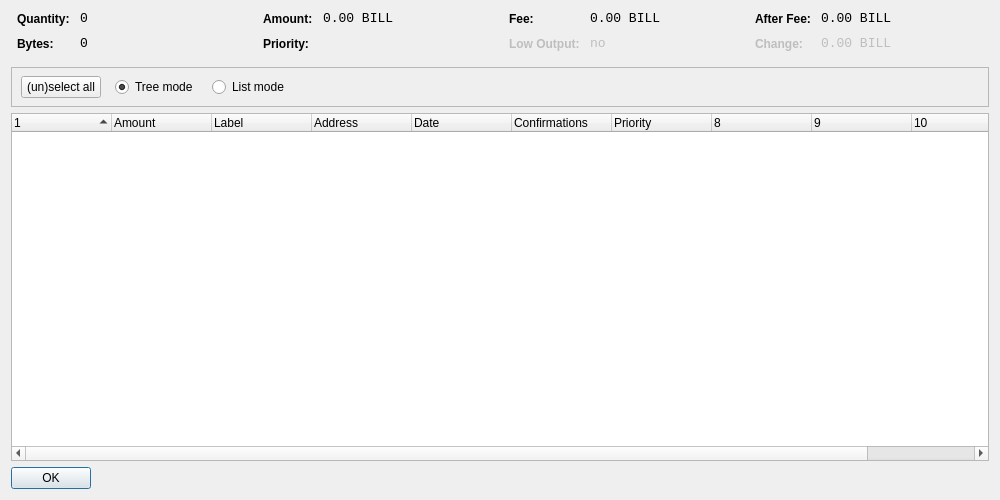
<?xml version="1.0" encoding="UTF-8"?>
<ui version="4.0">
 <class>CoinControlDialog</class>
 <widget class="QDialog" name="CoinControlDialog">
  <property name="geometry">
   <rect>
    <x>0</x>
    <y>0</y>
    <width>1000</width>
    <height>500</height>
   </rect>
  </property>
  <property name="windowTitle">
   <string>Coin Control</string>
  </property>
  <layout class="QVBoxLayout" name="verticalLayout">
   <item>
    <layout class="QHBoxLayout" name="horizontalLayoutTop" stretch="0,0,0,0">
     <property name="topMargin">
      <number>0</number>
     </property>
     <property name="bottomMargin">
      <number>10</number>
     </property>
     <item>
      <layout class="QFormLayout" name="formLayoutCoinControl1">
       <property name="horizontalSpacing">
        <number>10</number>
       </property>
       <property name="verticalSpacing">
        <number>10</number>
       </property>
       <property name="leftMargin">
        <number>6</number>
       </property>
       <property name="rightMargin">
        <number>6</number>
       </property>
       <item row="0" column="0">
        <widget class="QLabel" name="labelCoinControlQuantityText">
         <property name="styleSheet">
          <string notr="true">font-weight:bold;</string>
         </property>
         <property name="text">
          <string>Quantity:</string>
         </property>
        </widget>
       </item>
       <item row="0" column="1">
        <widget class="QLabel" name="labelCoinControlQuantity">
         <property name="font">
          <font>
           <family>Monospace</family>
           <pointsize>10</pointsize>
          </font>
         </property>
         <property name="cursor">
          <cursorShape>IBeamCursor</cursorShape>
         </property>
         <property name="contextMenuPolicy">
          <enum>Qt::ActionsContextMenu</enum>
         </property>
         <property name="text">
          <string notr="true">0</string>
         </property>
         <property name="textInteractionFlags">
          <set>Qt::LinksAccessibleByMouse|Qt::TextSelectableByKeyboard|Qt::TextSelectableByMouse</set>
         </property>
        </widget>
       </item>
       <item row="1" column="0">
        <widget class="QLabel" name="labelCoinControlBytesText">
         <property name="styleSheet">
          <string notr="true">font-weight:bold;</string>
         </property>
         <property name="text">
          <string>Bytes:</string>
         </property>
        </widget>
       </item>
       <item row="1" column="1">
        <widget class="QLabel" name="labelCoinControlBytes">
         <property name="font">
          <font>
           <family>Monospace</family>
           <pointsize>10</pointsize>
          </font>
         </property>
         <property name="cursor">
          <cursorShape>IBeamCursor</cursorShape>
         </property>
         <property name="contextMenuPolicy">
          <enum>Qt::ActionsContextMenu</enum>
         </property>
         <property name="text">
          <string notr="true">0</string>
         </property>
         <property name="textInteractionFlags">
          <set>Qt::LinksAccessibleByMouse|Qt::TextSelectableByKeyboard|Qt::TextSelectableByMouse</set>
         </property>
        </widget>
       </item>
      </layout>
     </item>
     <item>
      <layout class="QFormLayout" name="formLayoutCoinControl2">
       <property name="horizontalSpacing">
        <number>10</number>
       </property>
       <property name="verticalSpacing">
        <number>10</number>
       </property>
       <property name="leftMargin">
        <number>6</number>
       </property>
       <property name="rightMargin">
        <number>6</number>
       </property>
       <item row="0" column="0">
        <widget class="QLabel" name="labelCoinControlAmountText">
         <property name="styleSheet">
          <string notr="true">font-weight:bold;</string>
         </property>
         <property name="text">
          <string>Amount:</string>
         </property>
        </widget>
       </item>
       <item row="0" column="1">
        <widget class="QLabel" name="labelCoinControlAmount">
         <property name="font">
          <font>
           <family>Monospace</family>
           <pointsize>10</pointsize>
          </font>
         </property>
         <property name="cursor">
          <cursorShape>IBeamCursor</cursorShape>
         </property>
         <property name="contextMenuPolicy">
          <enum>Qt::ActionsContextMenu</enum>
         </property>
         <property name="text">
          <string notr="true">0.00 BILL</string>
         </property>
         <property name="textInteractionFlags">
          <set>Qt::LinksAccessibleByMouse|Qt::TextSelectableByKeyboard|Qt::TextSelectableByMouse</set>
         </property>
        </widget>
       </item>
       <item row="1" column="0">
        <widget class="QLabel" name="labelCoinControlPriorityText">
         <property name="styleSheet">
          <string notr="true">font-weight:bold;</string>
         </property>
         <property name="text">
          <string>Priority:</string>
         </property>
        </widget>
       </item>
       <item row="1" column="1">
        <widget class="QLabel" name="labelCoinControlPriority">
         <property name="font">
          <font>
           <family>Monospace</family>
           <pointsize>10</pointsize>
          </font>
         </property>
         <property name="cursor">
          <cursorShape>IBeamCursor</cursorShape>
         </property>
         <property name="contextMenuPolicy">
          <enum>Qt::ActionsContextMenu</enum>
         </property>
         <property name="text">
          <string/>
         </property>
         <property name="textInteractionFlags">
          <set>Qt::LinksAccessibleByMouse|Qt::TextSelectableByKeyboard|Qt::TextSelectableByMouse</set>
         </property>
        </widget>
       </item>
      </layout>
     </item>
     <item>
      <layout class="QFormLayout" name="formLayoutCoinControl3">
       <property name="horizontalSpacing">
        <number>10</number>
       </property>
       <property name="verticalSpacing">
        <number>10</number>
       </property>
       <property name="leftMargin">
        <number>6</number>
       </property>
       <property name="rightMargin">
        <number>6</number>
       </property>
       <item row="0" column="0">
        <widget class="QLabel" name="labelCoinControlFeeText">
         <property name="styleSheet">
          <string notr="true">font-weight:bold;</string>
         </property>
         <property name="text">
          <string>Fee:</string>
         </property>
        </widget>
       </item>
       <item row="0" column="1">
        <widget class="QLabel" name="labelCoinControlFee">
         <property name="font">
          <font>
           <family>Monospace</family>
           <pointsize>10</pointsize>
          </font>
         </property>
         <property name="cursor">
          <cursorShape>IBeamCursor</cursorShape>
         </property>
         <property name="contextMenuPolicy">
          <enum>Qt::ActionsContextMenu</enum>
         </property>
         <property name="text">
          <string notr="true">0.00 BILL</string>
         </property>
         <property name="textInteractionFlags">
          <set>Qt::LinksAccessibleByMouse|Qt::TextSelectableByKeyboard|Qt::TextSelectableByMouse</set>
         </property>
        </widget>
       </item>
       <item row="1" column="0">
        <widget class="QLabel" name="labelCoinControlLowOutputText">
         <property name="enabled">
          <bool>false</bool>
         </property>
         <property name="styleSheet">
          <string notr="true">font-weight:bold;</string>
         </property>
         <property name="text">
          <string>Low Output:</string>
         </property>
        </widget>
       </item>
       <item row="1" column="1">
        <widget class="QLabel" name="labelCoinControlLowOutput">
         <property name="enabled">
          <bool>false</bool>
         </property>
         <property name="font">
          <font>
           <family>Monospace</family>
           <pointsize>10</pointsize>
          </font>
         </property>
         <property name="cursor">
          <cursorShape>IBeamCursor</cursorShape>
         </property>
         <property name="contextMenuPolicy">
          <enum>Qt::ActionsContextMenu</enum>
         </property>
         <property name="text">
          <string notr="true">no</string>
         </property>
         <property name="textInteractionFlags">
          <set>Qt::LinksAccessibleByMouse|Qt::TextSelectableByKeyboard|Qt::TextSelectableByMouse</set>
         </property>
        </widget>
       </item>
      </layout>
     </item>
     <item>
      <layout class="QFormLayout" name="formLayoutCoinControl4">
       <property name="horizontalSpacing">
        <number>10</number>
       </property>
       <property name="verticalSpacing">
        <number>10</number>
       </property>
       <property name="leftMargin">
        <number>6</number>
       </property>
       <property name="rightMargin">
        <number>6</number>
       </property>
       <item row="0" column="0">
        <widget class="QLabel" name="labelCoinControlAfterFeeText">
         <property name="styleSheet">
          <string notr="true">font-weight:bold;</string>
         </property>
         <property name="text">
          <string>After Fee:</string>
         </property>
        </widget>
       </item>
       <item row="0" column="1">
        <widget class="QLabel" name="labelCoinControlAfterFee">
         <property name="font">
          <font>
           <family>Monospace</family>
           <pointsize>10</pointsize>
          </font>
         </property>
         <property name="cursor">
          <cursorShape>IBeamCursor</cursorShape>
         </property>
         <property name="contextMenuPolicy">
          <enum>Qt::ActionsContextMenu</enum>
         </property>
         <property name="text">
          <string notr="true">0.00 BILL</string>
         </property>
         <property name="textInteractionFlags">
          <set>Qt::LinksAccessibleByMouse|Qt::TextSelectableByKeyboard|Qt::TextSelectableByMouse</set>
         </property>
        </widget>
       </item>
       <item row="1" column="0">
        <widget class="QLabel" name="labelCoinControlChangeText">
         <property name="enabled">
          <bool>false</bool>
         </property>
         <property name="styleSheet">
          <string notr="true">font-weight:bold;</string>
         </property>
         <property name="text">
          <string>Change:</string>
         </property>
        </widget>
       </item>
       <item row="1" column="1">
        <widget class="QLabel" name="labelCoinControlChange">
         <property name="enabled">
          <bool>false</bool>
         </property>
         <property name="font">
          <font>
           <family>Monospace</family>
           <pointsize>10</pointsize>
          </font>
         </property>
         <property name="cursor">
          <cursorShape>IBeamCursor</cursorShape>
         </property>
         <property name="contextMenuPolicy">
          <enum>Qt::ActionsContextMenu</enum>
         </property>
         <property name="text">
          <string notr="true">0.00 BILL</string>
         </property>
         <property name="textInteractionFlags">
          <set>Qt::LinksAccessibleByMouse|Qt::TextSelectableByKeyboard|Qt::TextSelectableByMouse</set>
         </property>
        </widget>
       </item>
      </layout>
     </item>
    </layout>
   </item>
   <item>
    <widget class="QFrame" name="frame">
     <property name="minimumSize">
      <size>
       <width>0</width>
       <height>40</height>
      </size>
     </property>
     <property name="frameShape">
      <enum>QFrame::StyledPanel</enum>
     </property>
     <property name="frameShadow">
      <enum>QFrame::Sunken</enum>
     </property>
     <widget class="QWidget" name="horizontalLayoutWidget">
      <property name="geometry">
       <rect>
        <x>10</x>
        <y>0</y>
        <width>781</width>
        <height>41</height>
       </rect>
      </property>
      <layout class="QHBoxLayout" name="horizontalLayoutPanel" stretch="0,0,0,0">
       <property name="spacing">
        <number>14</number>
       </property>
       <item>
        <widget class="QPushButton" name="pushButtonSelectAll">
         <property name="sizePolicy">
          <sizepolicy hsizetype="Maximum" vsizetype="Fixed">
           <horstretch>0</horstretch>
           <verstretch>0</verstretch>
          </sizepolicy>
         </property>
         <property name="text">
          <string>(un)select all</string>
         </property>
        </widget>
       </item>
       <item>
        <widget class="QRadioButton" name="radioTreeMode">
         <property name="sizePolicy">
          <sizepolicy hsizetype="Maximum" vsizetype="Fixed">
           <horstretch>0</horstretch>
           <verstretch>0</verstretch>
          </sizepolicy>
         </property>
         <property name="text">
          <string>Tree mode</string>
         </property>
         <property name="checked">
          <bool>true</bool>
         </property>
        </widget>
       </item>
       <item>
        <widget class="QRadioButton" name="radioListMode">
         <property name="sizePolicy">
          <sizepolicy hsizetype="Maximum" vsizetype="Fixed">
           <horstretch>0</horstretch>
           <verstretch>0</verstretch>
          </sizepolicy>
         </property>
         <property name="text">
          <string>List mode</string>
         </property>
        </widget>
       </item>
       <item>
        <spacer name="horizontalSpacer">
         <property name="orientation">
          <enum>Qt::Horizontal</enum>
         </property>
         <property name="sizeHint" stdset="0">
          <size>
           <width>40</width>
           <height>20</height>
          </size>
         </property>
        </spacer>
       </item>
      </layout>
     </widget>
    </widget>
   </item>
   <item>
    <widget class="CoinControlTreeWidget" name="treeWidget">
     <property name="contextMenuPolicy">
      <enum>Qt::CustomContextMenu</enum>
     </property>
     <property name="sortingEnabled">
      <bool>false</bool>
     </property>
     <property name="columnCount">
      <number>11</number>
     </property>
     <attribute name="headerShowSortIndicator" stdset="0">
      <bool>true</bool>
     </attribute>
     <attribute name="headerStretchLastSection">
      <bool>false</bool>
     </attribute>
     <column>
      <property name="text">
       <string/>
      </property>
     </column>
     <column>
      <property name="text">
       <string>Amount</string>
      </property>
     </column>
     <column>
      <property name="text">
       <string>Label</string>
      </property>
     </column>
     <column>
      <property name="text">
       <string>Address</string>
      </property>
     </column>
     <column>
      <property name="text">
       <string>Date</string>
      </property>
     </column>
     <column>
      <property name="text">
       <string>Confirmations</string>
      </property>
      <property name="toolTip">
       <string>Confirmed</string>
      </property>
     </column>
     <column>
      <property name="text">
       <string>Priority</string>
      </property>
     </column>
     <column>
      <property name="text">
       <string/>
      </property>
     </column>
     <column>
      <property name="text">
       <string/>
      </property>
     </column>
     <column>
      <property name="text">
       <string/>
      </property>
     </column>
     <column>
      <property name="text">
       <string/>
      </property>
     </column>
    </widget>
   </item>
   <item>
    <widget class="QDialogButtonBox" name="buttonBox">
     <property name="sizePolicy">
      <sizepolicy hsizetype="Maximum" vsizetype="Fixed">
       <horstretch>0</horstretch>
       <verstretch>0</verstretch>
      </sizepolicy>
     </property>
     <property name="orientation">
      <enum>Qt::Horizontal</enum>
     </property>
     <property name="standardButtons">
      <set>QDialogButtonBox::Ok</set>
     </property>
    </widget>
   </item>
  </layout>
 </widget>
 <customwidgets>
  <customwidget>
   <class>CoinControlTreeWidget</class>
   <extends>QTreeWidget</extends>
   <header>coincontroltreewidget.h</header>
  </customwidget>
 </customwidgets>
 <resources/>
 <connections/>
</ui>
